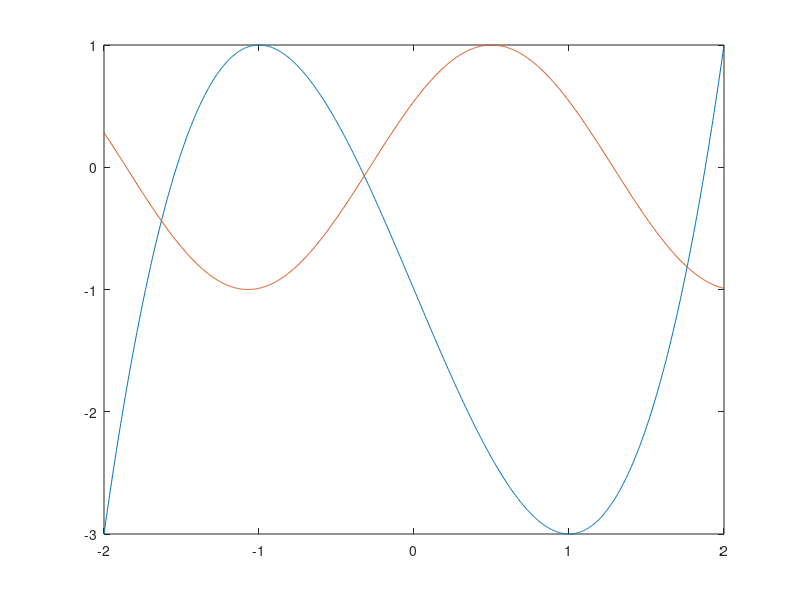

The MATLAB source for this figure:
clc;
clear;
set(0, 'DefaultFigureWindowStyle', 'docked');
x = linspace(-2, 7, 1000);
% y = (exp(x) - 8*(x).^2 + 1);
% f = @(x)(exp(x) - 8*(x).^2 + 1);
% plot(x, y)
% 
% g_dash = @(x)((16*x)/((8*x.^2)-1));
% 
% x0 = 0.5;
% tol = 0.0001;
% for i = 1:1000
%     g = @(x)(log(8*x^(2)-1));
%     g = @(x) sqrt((-1*exp(x)-1)/(-8));
%     g = @(x) -1*(sqrt((-1*exp(x)-1)/(-8)));
%     x1 = g(x0);
%     if abs(x1 - x0) < tol
%         x1
%         break;
%     end
%     x0 = x1;
% end

x = linspace(-2, 2, 1000); % may need to change interval
y1 = (x.^3 - 3*x - 1);
y2 = sin(2*x + (pi/2) - 1);
plot(x, y1, x, y2);
J = @(x) [3*x(1).^2 - 3, -1; 2*cos(2*x(1)+(pi/2)), -1];
f = @(x)[x(1).^3-3*x(1)-1- x(2); sin(2.*x(1)+(pi/2))-1-x(2)];


% J = @(x) [3*x(1)^2 - 3, -1; 2*cos(2*x(1)+(pi/2)), -1];
% f = @(x) [x(1)^(3) - 3*x(1) - 1 - x(2); sin(2*x(1) + (pi/2))-1-x(2)];
x0 = [-2; 0];
tol = 0.0001;
for i = 1:1000
    change_in_x = J(x0) \ (-1 * f(x0));
    x_k_plus_one = change_in_x + x0;
    if (norm(x_k_plus_one - x0) / norm(x0)) < tol
        disp(x_k_plus_one)
        break
    end
    x0 = x_k_plus_one;
end
